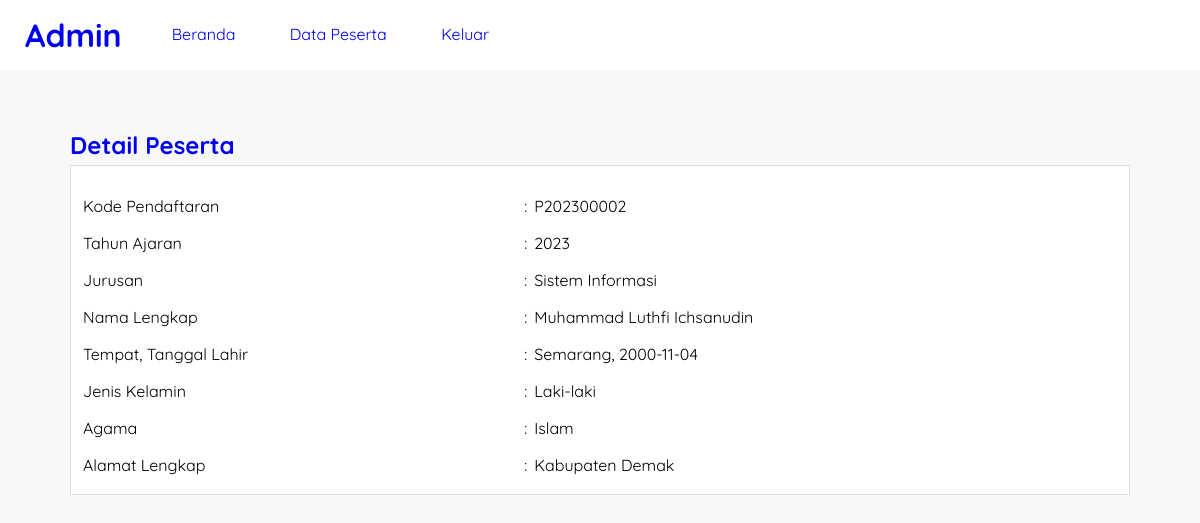
The page /detail-peserta.php?id=P202300002 on the database its author committed.
### tables this page shows
CREATE TABLE `tb_pendaftaran` (
  `id_pendaftaran` char(10) NOT NULL,
  `tgl_pendaftaran` date NOT NULL,
  `th_ajaran` varchar(9) NOT NULL,
  `jurusan` varchar(50) NOT NULL,
  `nm_peserta` varchar(50) NOT NULL,
  `tmp_lahir` varchar(50) NOT NULL,
  `tgl_lahir` date NOT NULL,
  `jk` varchar(64) NOT NULL,
  `agama` varchar(15) NOT NULL,
  `almt_peserta` text NOT NULL,
  `nilai_akhir` int(3) NOT NULL,
  `grade` char(1) NOT NULL
);

### detail-peserta.php (the view, shortened to what this page needs)
<?php
	include 'koneksi.php';
	$peserta = mysqli_query($conn, "SELECT * FROM tb_pendaftaran WHERE id_pendaftaran = '".$_GET['id']."' ");
	$p = mysqli_fetch_object($peserta);
?>
<!DOCTYPE html>
<html>
<head>
	<link rel="stylesheet" type="text/css" href="css/style.css">
</head>
<body>
	<header>
		<h1><a href="beranda.php">Admin</h1>
		<ul>
			<li><a href="beranda.php">Beranda</li>
			<li><a href="data-peserta.php">Data Peserta</li>
			<li><a href="keluar.php">Keluar</li>
		</ul>
	</header>
	<section class="content">
		<h2>Detail Peserta</h2>
		<div class="box">
			<table class="table-data" border="0">
				<tr>
					<td>Kode Pendaftaran</td>
					<td>:</td>
					<td><?php echo $p->id_pendaftaran ?></td>
				</tr>
				<tr>
					<td>Tahun Ajaran</td>
					<td>:</td>
					<td><?php echo $p->th_ajaran ?></td>
				</tr>
				<tr>
					<td>Jurusan</td>
					<td>:</td>
					<td><?php echo $p->jurusan ?></td>
				</tr>
				<tr>
					<td>Nama Lengkap</td>
					<td>:</td>
					<td><?php echo $p->nm_peserta ?></td>
				</tr>
				<tr>
					<td>Tempat, Tanggal Lahir</td>
					<td>:</td>
					<td><?php echo $p->tmp_lahir.', '.$p->tgl_lahir ?></td>
				</tr>
				<tr>
					<td>Jenis Kelamin</td>
					<td>:</td>
					<td><?php echo $p->jk ?></td>
				</tr>
				<tr>
					<td>Agama</td>
					<td>:</td>
					<td><?php echo $p->agama ?></td>
				</tr>
				<tr>
					<td>Alamat Lengkap</td>
					<td>:</td>
					<td><?php echo $p->almt_peserta ?></td>
				</tr>
	</table>
		</div>
	</section>
</body>
</html>

### style.css (style rules this page uses)
* { margin:0; padding:0; font-family:'Quicksand', sans-serif; }
body { background-color: #f8f8f8; }
.box { background-color: #fff; border:1px solid #ddd; padding:10px; box-sizing: border-box; margin:5px 0 25px; }
.table-data { width: 100%; margin-top: 10px; }
.table-data tr { height: 35px; }
header { background-color: #fff; }
header::after { content: ''; display: block; clear: both; }
header h1 { padding: 15px 25px; display: inline-block; float: left; }
header ul { float: left; }
header ul li { padding: 24px 25px; display: inline-block; }
a { text-decoration: none; }
.content { width: 90%; padding: 10px; box-sizing: border-box; margin:50px auto; }

### rows shown on the page
tb_pendaftaran: id_pendaftaran "P202300002", th_ajaran "2023", jurusan "Sistem Informasi", nm_peserta "Muhammad Luthfi Ichsanudin", tmp_lahir "Semarang", tgl_lahir "2000-11-04", jk "Laki-laki", agama "Islam", almt_peserta "Kabupaten Demak"
